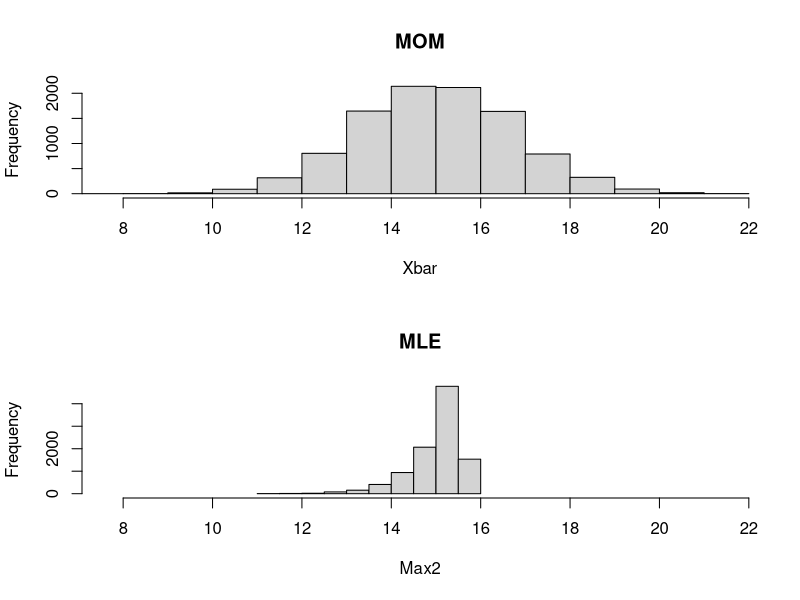

R code for this plot:
N <- 10^4
Xbar <-  numeric(N)
Max2 <- numeric(N)

n <- 25

for(i in 1:N){
  x <- runif(n,0,15)
  Xbar[i] <- 2*mean(x)
  Max2[i] <- (n+1)/n * max(x)
}

Range <- range(Xbar)

out <- par(mfrow = c(2,1))

hist(Xbar, xlim = Range, main = "MOM")

hist(Max2, xlim = Range, main = "MLE")

par(out)

mean(Xbar)
sd(Xbar)

mean(Max2)
sd(Max2)
